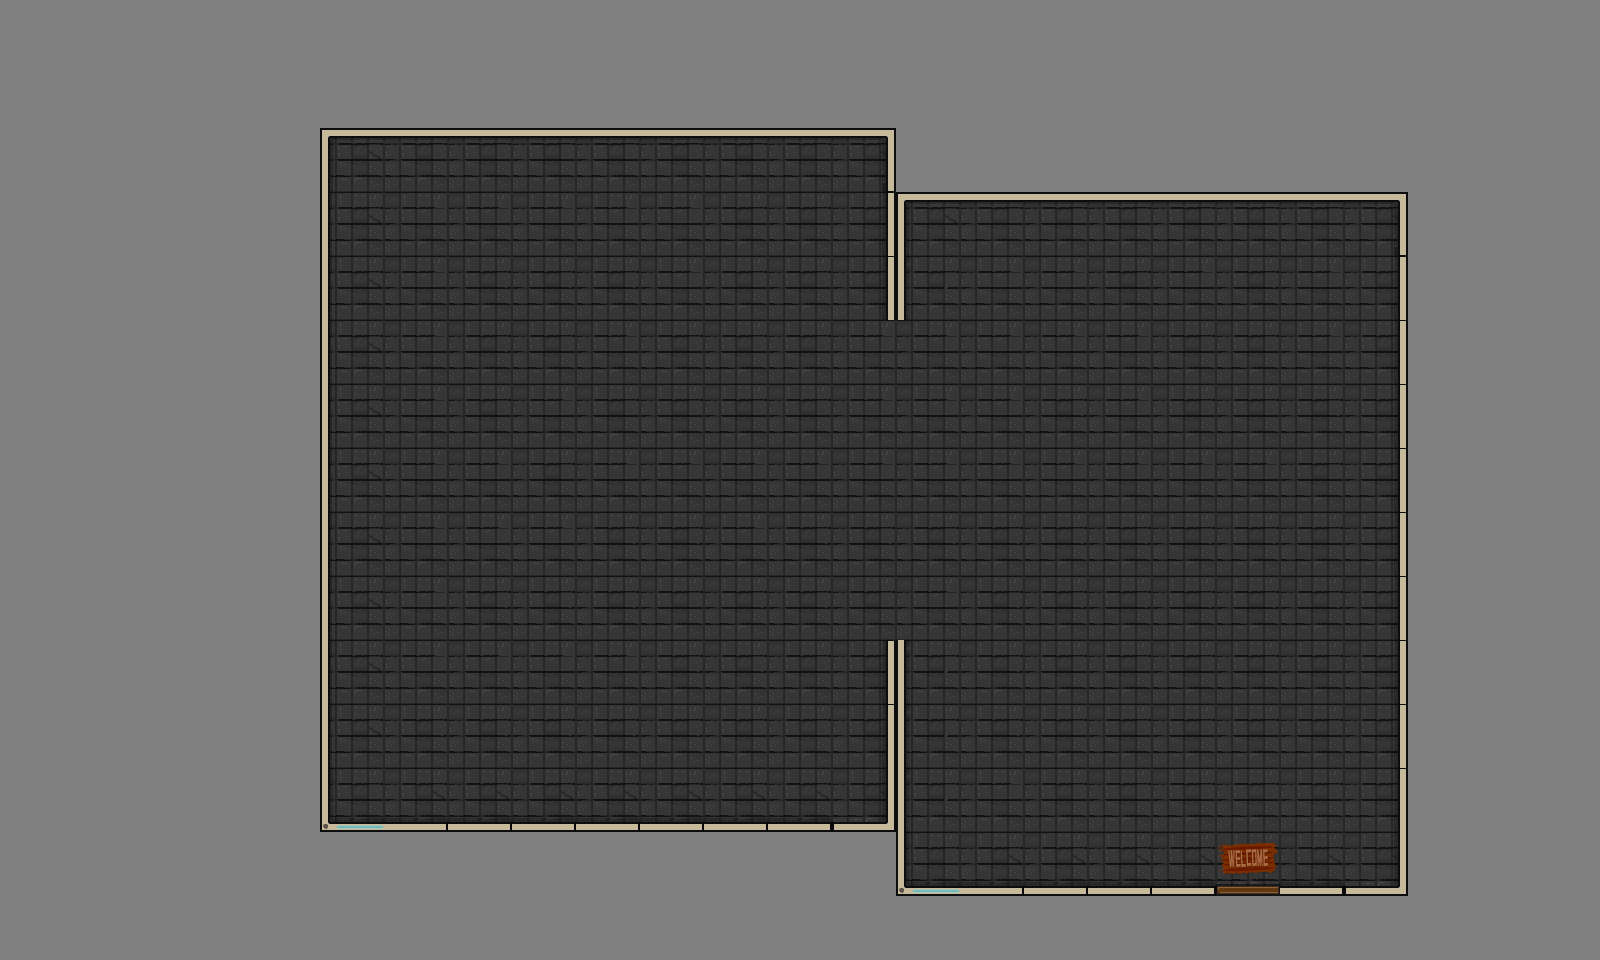

This is a level from a 2D game, rendered from its Tiled map with the project's own tilesets. A one-line summary and the complete map file follow:
An orthogonal 25x15 tile map with 64x64 px tiles, 1 tile layer (backgroundLayer), 2 tilesets and 10 objects (8x collision, playerStart, pickup).

<map version="1.0" orientation="orthogonal" renderorder="right-down" width="25" height="15" tilewidth="64" tileheight="64" backgroundcolor="#808080" nextobjectid="27">
 <tileset firstgid="1" name="tiles" tilewidth="16" tileheight="16">
  <image source="tiles.png" width="64" height="16" />
  <tile id="0">
   <properties>
    <property name="type" value="floor" />
   </properties>
  </tile>
  <tile id="1">
   <properties>
    <property name="type" value="wall" />
   </properties>
  </tile>
  <tile id="2">
   <properties>
    <property name="type" value="playerStart" />
   </properties>
  </tile>
 </tileset>
 <tileset firstgid="5" name="building_inside_black" tilewidth="64" tileheight="64">
  <image source="tile_inside_black_tiles.png" width="320" height="256" />
  <tile id="4">
   <properties>
    <property name="spriteName" value="collision" />
    <property name="type" value="collision" />
   </properties>
  </tile>
  <tile id="9">
   <properties>
    <property name="type" value="travel" />
   </properties>
  </tile>
  <tile id="14">
   <properties>
    <property name="type" value="interaction" />
   </properties>
  </tile>
 </tileset>
 <layer name="backgroundLayer" width="25" height="15">
  <data encoding="csv">
0,0,0,0,0,0,0,0,0,0,0,0,0,0,0,0,0,0,0,0,0,0,0,0,0,
0,0,0,0,0,0,0,0,0,0,0,0,0,0,0,0,0,0,0,0,0,0,0,0,0,
0,0,0,0,0,5,6,6,6,6,6,6,6,8,0,0,0,0,0,0,0,0,0,0,0,
0,0,0,0,0,15,11,11,11,11,11,12,17,18,5,6,6,6,6,6,6,8,0,0,0,
0,0,0,0,0,15,11,16,16,16,11,12,12,18,10,11,11,12,11,16,11,18,0,0,0,
0,0,0,0,0,15,11,16,17,11,12,17,12,11,11,11,11,11,12,12,11,18,0,0,0,
0,0,0,0,0,15,11,12,11,12,12,17,12,11,11,11,16,11,12,17,16,18,0,0,0,
0,0,0,0,0,15,11,11,12,11,11,11,11,11,11,11,11,11,11,11,12,18,0,0,0,
0,0,0,0,0,15,11,11,11,16,16,11,16,16,16,16,16,16,16,16,17,18,0,0,0,
0,0,0,0,0,15,11,16,16,16,17,16,16,17,11,16,16,16,16,16,16,18,0,0,0,
0,0,0,0,0,15,11,11,11,11,16,16,17,18,10,16,17,12,12,12,12,18,0,0,0,
0,0,0,0,0,15,16,16,16,16,16,17,12,18,10,16,17,17,17,17,17,18,0,0,0,
0,0,0,0,0,20,21,21,21,21,21,21,21,23,10,11,12,17,17,17,17,18,0,0,0,
0,0,0,0,0,0,0,0,0,0,0,0,0,0,20,21,21,21,21,22,21,23,0,0,0,
0,0,0,0,0,0,0,0,0,0,0,0,0,0,0,0,0,0,0,0,0,0,0,0,0
</data>
 </layer>
 <objectgroup name="objectsLayer">
  <object id="3" name="playerStart" type="playerStart" gid="3" x="393.933" y="459.168" width="16" height="16">
   <properties>
    <property name="spriteName" value="player_start" />
    <property name="type" value="playerStart" />
   </properties>
  </object>
  <object id="4" name="bottle" type="pickup" gid="4" x="387" y="272" width="16" height="16">
   <properties>
    <property name="spriteName" value="pickup_bottle" />
    <property name="type" value="pickup" />
   </properties>
  </object>
 </objectgroup>
 <objectgroup color="#00ff00" name="collisionsLayer">
  <object id="9" name="wall" type="collision" x="896.364" y="886.727" width="512" height="10.6061">
   <properties>
    <property name="spriteName" value="collision" />
    <property name="type" value="collision" />
   </properties>
  </object>
  <object id="18" name="wall" type="collision" x="887.03" y="637.394" width="18.303" height="251.939">
   <properties>
    <property name="spriteName" value="collision" />
    <property name="type" value="collision" />
   </properties>
  </object>
  <object id="21" name="wall" type="collision" x="888.364" y="130.667" width="18.303" height="189.333">
   <properties>
    <property name="spriteName" value="collision" />
    <property name="type" value="collision" />
   </properties>
  </object>
  <object id="22" name="wall" type="collision" x="1397.7" y="194.667" width="18.303" height="693.333">
   <properties>
    <property name="spriteName" value="collision" />
    <property name="type" value="collision" />
   </properties>
  </object>
  <object id="23" name="wall" type="collision" x="311.03" y="129.333" width="18.303" height="700">
   <properties>
    <property name="spriteName" value="collision" />
    <property name="type" value="collision" />
   </properties>
  </object>
  <object id="24" name="wall" type="collision" x="905.333" y="190.667" width="499.03" height="9.39394">
   <properties>
    <property name="spriteName" value="collision" />
    <property name="type" value="collision" />
   </properties>
  </object>
  <object id="25" name="wall" type="collision" x="329.333" y="125.333" width="564" height="9.39394">
   <properties>
    <property name="spriteName" value="collision" />
    <property name="type" value="collision" />
   </properties>
  </object>
  <object id="26" name="wall" type="collision" x="322.667" y="821.333" width="564" height="9.39394">
   <properties>
    <property name="spriteName" value="collision" />
    <property name="type" value="collision" />
   </properties>
  </object>
 </objectgroup>
</map>